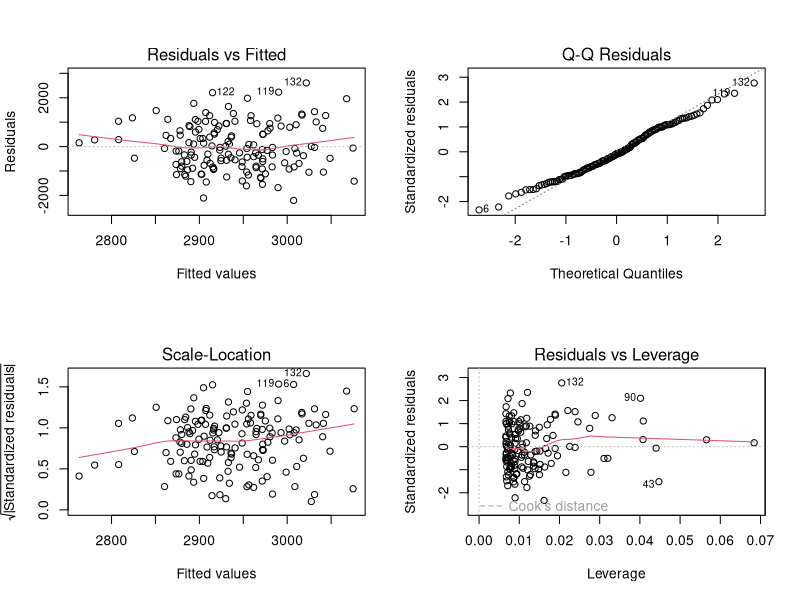
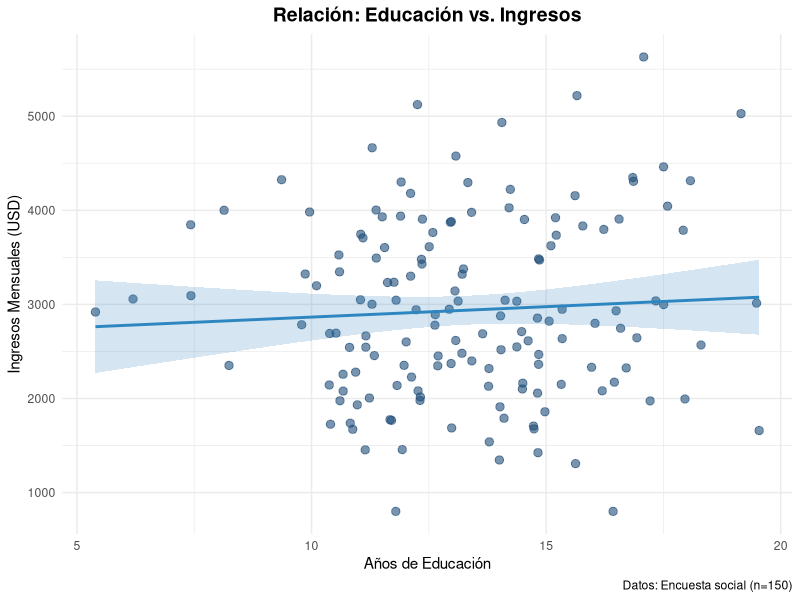
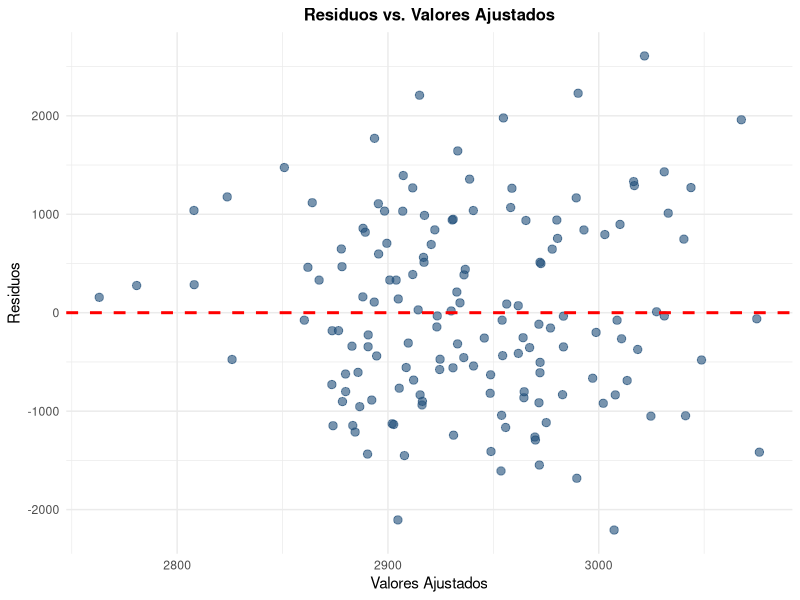
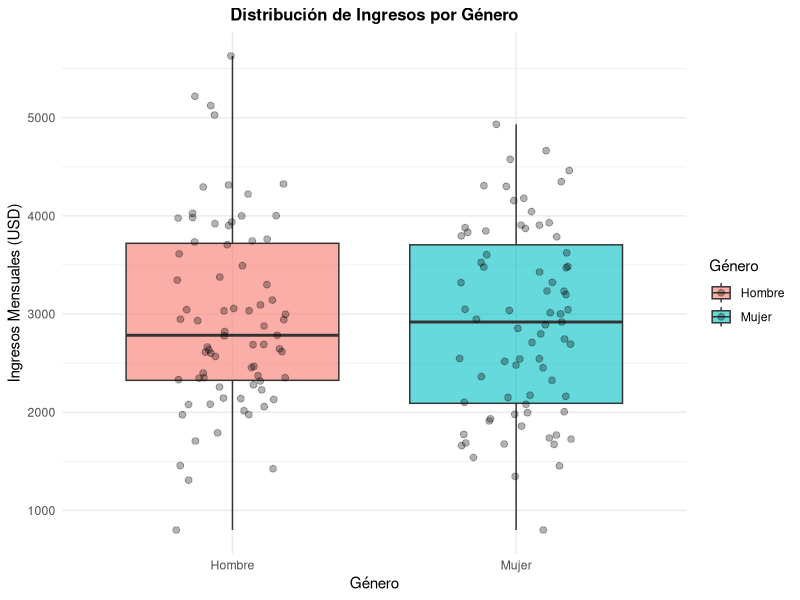
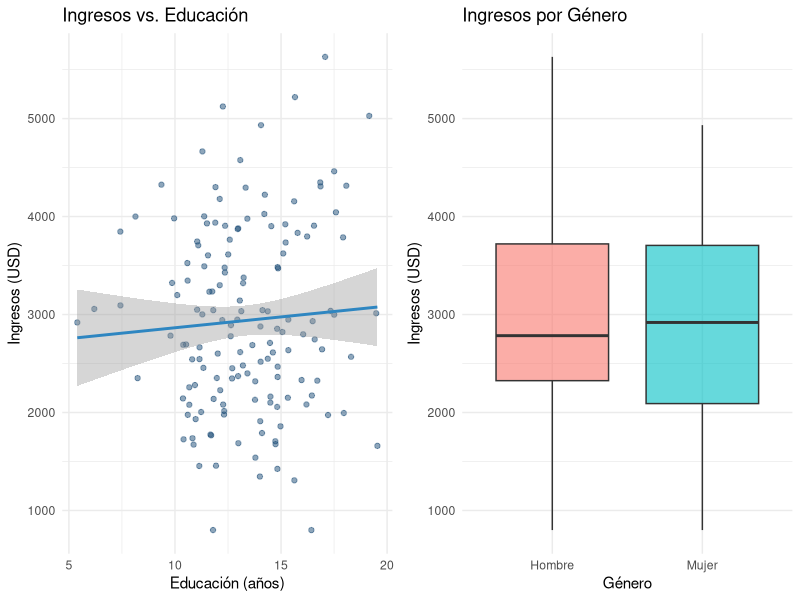

The R script that drew these images, in order:
## ---- chunk 1
#| label: setup
# install.packages(c("tidyverse", "ggplot2", "lmtest", "car"))
library(tidyverse)
library(ggplot2)
library(lmtest)
library(car)
## ---- chunk 2
#| label: crear-datos
set.seed(2026)
n <- 150

# Crear dataset de encuesta social
datos <- data.frame(
  id = 1:n,
  ingresos = rnorm(n, mean = 2200, sd = 800) +
    seq(0, 1500, length.out = n),  # Correlación con educación
  educacion = rnorm(n, mean = 13, sd = 3),
  genero = sample(c("Hombre", "Mujer"), n, replace = TRUE,
                  prob = c(0.52, 0.48)),
  region = sample(c("Norte", "Centro", "Sur"), n, replace = TRUE),
  empleo = sample(c("Empleado", "Desempleado"), n, replace = TRUE,
                  prob = c(0.85, 0.15)),
  satisfaccion = sample(1:5, n, replace = TRUE)  # Escala 1-5
)

# Corregir ingresos negativos (asegurar valores positivos)
datos$ingresos <- pmax(datos$ingresos, 800)

# Ver primeras filas
head(datos, 10)
## ---- chunk 3
#| label: exploracion
dim(datos)
str(datos)
summary(datos)
## ---- chunk 4
#| label: estadistica-descriptiva
# Por variable completa
cat("INGRESOS:\n")
cat("Media:", mean(datos$ingresos), "\n")
cat("Mediana:", median(datos$ingresos), "\n")
cat("Desv. Est.:", sd(datos$ingresos), "\n\n")

# Resumen por grupos
datos %>%
  group_by(genero) %>%
  summarise(
    n = n(),
    media_ingresos = mean(ingresos),
    sd_ingresos = sd(ingresos),
    media_educacion = mean(educacion),
    .groups = 'drop'
  )
## ---- chunk 5
#| label: tablas-frecuencia
# Distribución por género
table(datos$genero)

# Distribución por región
table(datos$region)

# Tabla cruzada: género vs región
table(datos$genero, datos$region)
## ---- chunk 6
#| label: t-test-genero
# Prueba t de dos muestras independientes
resultado_t <- t.test(ingresos ~ genero, data = datos)
resultado_t
## ---- chunk 7
#| label: interpretacion-t-test
cat("Estadístico t:", resultado_t$statistic, "\n")
cat("Grados de libertad:", resultado_t$parameter, "\n")
cat("p-value:", resultado_t$p.value, "\n\n")

if (resultado_t$p.value < 0.05) {
  cat("Conclusión: RECHAZAMOS H0 (p < 0.05)\n")
  cat("Existe diferencia significativa en ingresos entre géneros.\n")
} else {
  cat("Conclusión: NO RECHAZAMOS H0 (p >= 0.05)\n")
  cat("No hay evidencia de diferencia significativa en ingresos.\n")
}
## ---- chunk 8
#| label: ejercicio-t-test
# Instrucción: Realiza un t-test para comparar ingresos por estado de empleo
# Escribe tu código aquí (sustituye los puntos suspensivos)

resultado_empleo <- t.test(ingresos ~ empleo, data = datos)
resultado_empleo

# Interpreta el resultado
cat("\nInterpretación:\n")
if (resultado_empleo$p.value < 0.05) {
  cat("p-value =", round(resultado_empleo$p.value, 4), "< 0.05\n")
  cat("Existe diferencia significativa de ingresos por empleo.\n")
}
## ---- chunk 9
#| label: prop-test
# Frecuencia de género
tabla_genero <- table(datos$genero)
tabla_genero

# Contar mujeres
n_mujeres <- tabla_genero["Mujer"]
n_total <- sum(tabla_genero)

# Prueba de proporciones
resultado_prop <- prop.test(n_mujeres, n_total, p = 0.5)
resultado_prop

cat("\nProporción observada:", n_mujeres / n_total, "\n")
## ---- chunk 10
#| label: ejercicio-prop-test
# Instrucción: Prueba si la proporción de desempleados es diferente de 0.20 (20%)

tabla_empleo <- table(datos$empleo)
n_desempleados <- tabla_empleo["Desempleado"]
n_total_empleo <- sum(tabla_empleo)

resultado_desempleo <- prop.test(n_desempleados, n_total_empleo, p = 0.20)
resultado_desempleo
## ---- chunk 11
#| label: chi-square
# Crear tabla de contingencia
tabla_contin <- table(datos$genero, datos$region)
print("Tabla de contingencia:")
print(tabla_contin)

# Prueba chi-cuadrado
resultado_chi <- chisq.test(tabla_contin)
resultado_chi

cat("\n\nFrecuencias esperadas:\n")
print(resultado_chi$expected)
## ---- chunk 12
#| label: interpretacion-chi
if (resultado_chi$p.value < 0.05) {
  cat("p-value =", resultado_chi$p.value, "< 0.05\n")
  cat("RECHAZAMOS H0: Existe asociación entre género y región.\n")
} else {
  cat("p-value =", resultado_chi$p.value, ">= 0.05\n")
  cat("NO RECHAZAMOS H0: Género y región son independientes.\n")
}
## ---- chunk 13
#| label: ejercicio-chi-square
# Instrucción: Prueba la independencia entre empleo y región

tabla_empleo_region <- table(datos$empleo, datos$region)
print(tabla_empleo_region)

resultado_emp_reg <- chisq.test(tabla_empleo_region)
resultado_emp_reg
## ---- chunk 14
#| label: regresion-simple
# Estimar el modelo
modelo1 <- lm(ingresos ~ educacion, data = datos)

# Ver resumen completo
summary(modelo1)
## ---- chunk 15
#| label: interpret-regresion
coef_edu <- coef(modelo1)[2]
coef_const <- coef(modelo1)[1]

cat("Ecuación estimada:\n")
cat("ingresos = ", round(coef_const, 2), " + ",
    round(coef_edu, 2), " * educacion\n\n")

cat("Interpretación:\n")
cat("- Intercepto:", round(coef_const, 2),
    "(Ingreso cuando educación = 0)\n")
cat("- Pendiente:", round(coef_edu, 2),
    "(Cada año adicional de educación\n")
cat("   se asocia con", round(coef_edu, 2), "USD más de ingreso)\n")

# R-squared
r2 <- summary(modelo1)$r.squared
cat("\nR-squared:", round(r2, 3),
    "(la educación explica", round(r2*100, 1), "% de la varianza en ingresos)\n")
## ---- chunk 16
#| label: ejercicio-regresion
# Instrucción: Interpreta manualmente los coeficientes
# ¿Cuál es el ingreso predicho para alguien con 15 años de educación?

pred_15 <- coef_const + coef_edu * 15
cat("Ingreso predicho con 15 años de educación:", round(pred_15, 2), "\n")

# Usar predict() para validar
predict(modelo1, newdata = data.frame(educacion = 15))
## ---- chunk 17
#| label: diagnosticos
# Gráficos de diagnóstico (4 gráficos automáticos)
par(mfrow = c(2, 2))
plot(modelo1)
par(mfrow = c(1, 1))
## ---- chunk 18
#| label: normalidad
residuos <- residuals(modelo1)

resultado_sw <- shapiro.test(residuos)
resultado_sw

if (resultado_sw$p.value > 0.05) {
  cat("p-value =", resultado_sw$p.value, "> 0.05\n")
  cat("NO RECHAZAMOS H0: Los residuos son aproximadamente normales.\n")
} else {
  cat("p-value =", resultado_sw$p.value, "< 0.05\n")
  cat("RECHAZAMOS H0: Posible violación de normalidad.\n")
}
## ---- chunk 19
#| label: homocedasticidad
resultado_bp <- bptest(modelo1)
resultado_bp

if (resultado_bp$p.value > 0.05) {
  cat("\nNO RECHAZAMOS H0: La varianza es aproximadamente constante.\n")
} else {
  cat("\nRECHAZAMOS H0: Posible heteroscedasticidad.\n")
}
## ---- chunk 20
#| label: grafico-regresion
ggplot(datos, aes(x = educacion, y = ingresos)) +
  geom_point(color = "#1F4E79", alpha = 0.6, size = 2.5) +
  geom_smooth(method = "lm", se = TRUE,
              color = "#2E86C1", fill = "#2E86C1", alpha = 0.2) +
  labs(
    title = "Relación: Educación vs. Ingresos",
    x = "Años de Educación",
    y = "Ingresos Mensuales (USD)",
    caption = "Datos: Encuesta social (n=150)"
  ) +
  theme_minimal() +
  theme(
    plot.title = element_text(hjust = 0.5, size = 14, face = "bold"),
    axis.title = element_text(size = 11)
  )
## ---- chunk 21
#| label: grafico-residuos
datos_diag <- tibble(
  ajustados = fitted(modelo1),
  residuos = residuals(modelo1)
)

ggplot(datos_diag, aes(x = ajustados, y = residuos)) +
  geom_point(color = "#1F4E79", alpha = 0.6, size = 2.5) +
  geom_hline(yintercept = 0, linetype = "dashed", color = "red", size = 1) +
  labs(
    title = "Residuos vs. Valores Ajustados",
    x = "Valores Ajustados",
    y = "Residuos"
  ) +
  theme_minimal() +
  theme(plot.title = element_text(hjust = 0.5, size = 12, face = "bold"))
## ---- chunk 22
#| label: grafico-genero
ggplot(datos, aes(x = genero, y = ingresos, fill = genero)) +
  geom_boxplot(alpha = 0.6) +
  geom_jitter(width = 0.2, alpha = 0.3, size = 2) +
  labs(
    title = "Distribución de Ingresos por Género",
    x = "Género",
    y = "Ingresos Mensuales (USD)",
    fill = "Género"
  ) +
  theme_minimal() +
  theme(
    plot.title = element_text(hjust = 0.5, size = 12, face = "bold"),
    legend.position = "right"
  )
## ---- chunk 23
#| label: ejercicio-parte-a
# 1. ¿Hay diferencia significativa de ingresos entre hombres y mujeres?
#    (Realiza e interpreta un t-test)

t_test_genero <- t.test(ingresos ~ genero, data = datos)
print(t_test_genero)
cat("\nConclusion sobre diferencia de género:\n")
if (t_test_genero$p.value < 0.05) {
  cat("SÍ hay diferencia significativa.\n")
} else {
  cat("NO hay diferencia significativa.\n")
}

# 2. ¿La proporción de empleados es diferente de 85%?
#    (Realiza e interpreta una prueba de proporciones)

tabla_emp <- table(datos$empleo)
prop_test_emp <- prop.test(tabla_emp["Empleado"], sum(tabla_emp), p = 0.85)
print(prop_test_emp)

# 3. ¿Están asociados género y estado de empleo?
#    (Realiza e interpreta un chi-cuadrado)

tabla_genero_emp <- table(datos$genero, datos$empleo)
chi_genero_emp <- chisq.test(tabla_genero_emp)
print(chi_genero_emp)
## ---- chunk 24
#| label: ejercicio-parte-b
# 4. Estima el modelo: ingresos ~ educacion
#    Interpreta coeficientes, R², y significancia

modelo_edu <- lm(ingresos ~ educacion, data = datos)
summary(modelo_edu)

# 5. ¿Son válidos los supuestos del modelo?
#    Realiza Shapiro-Wilk y Breusch-Pagan

residuos_edu <- residuals(modelo_edu)
shapiro_test <- shapiro.test(residuos_edu)
bp_test <- bptest(modelo_edu)

cat("Shapiro-Wilk (normalidad):\n")
print(shapiro_test)
cat("\nBreusch-Pagan (homocedasticidad):\n")
print(bp_test)

# Interpretación
cat("\nValidación de supuestos:\n")
cat("Normalidad:", if(shapiro_test$p.value > 0.05) "✓ OK" else "✗ Violación", "\n")
cat("Homocedasticidad:", if(bp_test$p.value > 0.05) "✓ OK" else "✗ Violación", "\n")
## ---- chunk 25
#| label: ejercicio-parte-c
# 6. Crea visualizaciones:
#    - Scatter plot con línea de regresión
#    - Boxplot de ingresos por género
#    - Gráfico de residuos

# Gráfico 1: Regresión
g1 <- ggplot(datos, aes(x = educacion, y = ingresos)) +
  geom_point(color = "#1F4E79", alpha = 0.5) +
  geom_smooth(method = "lm", se = TRUE, color = "#2E86C1") +
  labs(title = "Ingresos vs. Educación", x = "Educación (años)", y = "Ingresos (USD)") +
  theme_minimal()

# Gráfico 2: Por género
g2 <- ggplot(datos, aes(x = genero, y = ingresos, fill = genero)) +
  geom_boxplot(alpha = 0.6) +
  labs(title = "Ingresos por Género", x = "Género", y = "Ingresos (USD)") +
  theme_minimal() +
  theme(legend.position = "none")

# Mostrar gráficos
gridExtra::grid.arrange(g1, g2, ncol = 2)
## ---- chunk 26
#| label: ejercicio-parte-d
# Resumen de hallazgos principales
cat("=== REPORTE FINAL: ANÁLISIS DE INGRESOS ===\n\n")

cat("1. DIFERENCIAS POR GÉNERO:\n")
cat("   - Diferencia de ingresos significativa:",
    if(t_test_genero$p.value < 0.05) "SÍ" else "NO", "\n")
cat("   - p-value:", round(t_test_genero$p.value, 4), "\n\n")

cat("2. FACTOR EDUCACIÓN:\n")
cat("   - Coeficiente:", round(coef(modelo_edu)[2], 2),
    "(cada año de educación suma", round(coef(modelo_edu)[2], 2), "USD)\n")
cat("   - R²:", round(summary(modelo_edu)$r.squared, 3),
    "(explica el", round(summary(modelo_edu)$r.squared*100, 1), "% de varianza)\n")
cat("   - Significancia:",
    if(summary(modelo_edu)$coefficients[2, 4] < 0.05) "***" else "No sig.", "\n\n")

cat("3. SUPUESTOS DEL MODELO:\n")
cat("   - Normalidad (Shapiro-Wilk):",
    if(shapiro_test$p.value > 0.05) "✓ Cumplido" else "✗ Violado", "\n")
cat("   - Homocedasticidad (BP):",
    if(bp_test$p.value > 0.05) "✓ Cumplido" else "✗ Violado", "\n")
